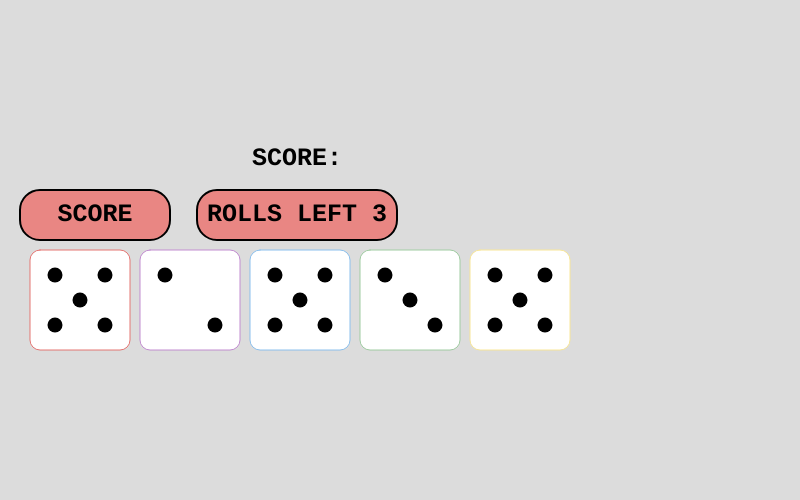
Frame 1 (no input)
Frame 60 (no input): identical to frame 1, image omitted
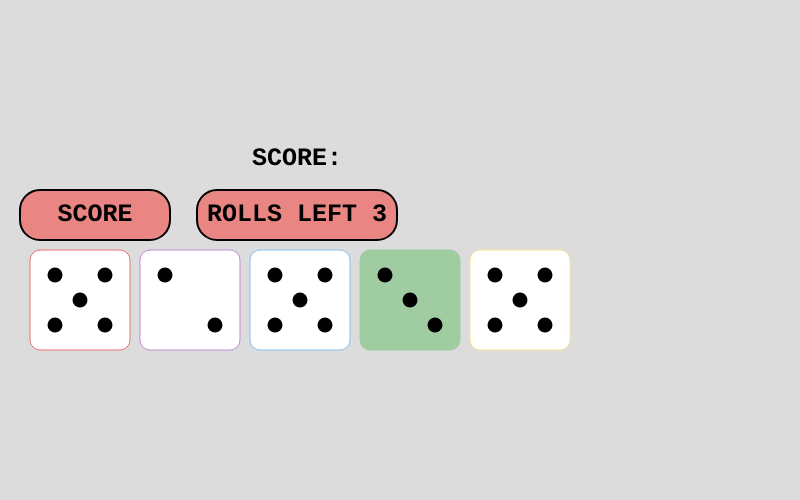
Frame 120 (the mouse pressed at the canvas centre since frame 60)

The p5.js sketch that drew these frames (run headless with seeded random() and noise() and a simulated clock; from frame 60 on, the mouse is pressed at the canvas centre):

// p5.js sketch
// ── sketch.js
var diceArray = []
var buttonArray = []
var gameStarted
var rollButton
var rollCount

function setup() {
  createCanvas(800, 500);
  gameStarted = false
  rollCount = 3
  scoreCalc = new Score()
  dice1 = new dice(30, 250, 100, 10, '#E47673', '#b65e5c' );
  diceArray.push(dice1);
  dice2 = new dice(140, 250, 100, 10, '#C28DD0', '#9b71a6');
  diceArray.push(dice2);
  dice3 = new dice(250, 250, 100, 10, '#8CC0ED', '#709abe');
  diceArray.push(dice3);
  dice4 = new dice(360, 250, 100, 10, '#A0CCA2', '#80a382');
  diceArray.push(dice4);
  dice5 = new dice(470, 250, 100, 10, '#F8E698', '#c6b87a');
  diceArray.push(dice5);
  rollButton = new Button(197, 190, 200, 50, 20, '#E98683', '#E66966', 'ROLLS LEFT ' + rollCount);
  buttonArray.push(rollButton);
  resetButton = new Button(425, 190, 150, 50, 20, '#E98683', '#E66966', 'RESET')
  buttonArray.push(resetButton)
  scoreButton = new Button(20, 190, 150, 50, 20, '#E98683', '#E66966', 'SCORE')
  buttonArray.push(scoreButton)
}

function draw() {
  background(220)
  rollButton.create()
  scoreButton.create()
  if(rollCount <= 0){
    resetButton.create()
  }
  for(let dice of diceArray){
    dice.createSquares();
    dice.drawDots();
  }
  text(scoreCalc.hand, 297, 125)
  text('SCORE:' , 297, 165)
}

function handleMouseOver(xPos, yPos, colour, wid, len){
  if(mouseX >= xPos & mouseX <= (xPos + len)){
      if(mouseY >= yPos & mouseY <= (yPos + wid)){
        fill(colour)
    }
  }
}

function mouseClicked(){
  if(mouseX >= rollButton.xPos & mouseX <= (rollButton.xPos + rollButton.buttonLength)){
    if(mouseY >= rollButton.yPos & mouseY <= rollButton.yPos + rollButton.buttonWidth){
      for(let dice of diceArray){
        //rerolls all unlocked dice as long as there are rolls left
        if(dice.locked === false & rollCount > 0){
        dice.chooseDots()
        }
      }
      if(rollCount > 0){
        rollCount -= 1
        rollButton.displayText = 'ROLLS LEFT ' + rollCount
      }
    }
  }
  
  for(let dice of diceArray){
    //locks dice face on mouse click
    if(mouseX >= dice.xPos & mouseX <= (dice.xPos + dice.size)){
      if(mouseY >= dice.yPos & mouseY <= (dice.yPos + dice.size)){
        if(dice.locked === false){
        dice.locked = true
        }
        else if (dice.locked === true){
        dice.locked = false
      }
      }
    }
  }
  
  if(mouseX >= resetButton.xPos & mouseX <= (resetButton.xPos + resetButton.buttonLength)){
    if(mouseY >= resetButton.yPos & mouseY <= (resetButton.yPos + resetButton.buttonWidth)){
      //resets the roll count and unlocks all dice
      rollCount = 3
      rollButton.displayText = 'ROLLS LEFT ' + rollCount
      for(let dice of diceArray){
        dice.locked = false
        dice.chooseDots()
      }
      scoreCalc.scoreReset()
    }
  }
  
  if(mouseX >= scoreButton.xPos & mouseX <= (scoreButton.xPos + scoreButton.buttonLength)){
    if(mouseY >= scoreButton.yPos & mouseY <= (scoreButton.yPos + scoreButton.buttonLength)){
      scoreCalc.scoreReset()
      scoreCalc.runScore()
    }
  }
}

// ── button_class.js
class Button{
  constructor(xPos, yPos, buttonLength, buttonWidth, radius, colour, mouseOverColour, displayText){
    this.xPos = xPos
    this.yPos = yPos
    this.buttonLength = buttonLength
    this.buttonWidth = buttonWidth
    this.radius = radius
    this.colour = colour
    this.mOColour = mouseOverColour
    this.displayText = displayText
  }
  
  create(){
    push()
    fill(this.colour)
    handleMouseOver(this.xPos, this.yPos, this.mOColour, this.buttonWidth, this.buttonLength)
    stroke('black')
    strokeWeight(2)
    this.shape = rect(this.xPos, this.yPos, this.buttonLength, this.buttonWidth, this.radius)
    pop()
    this.createText()
  }
  
  createText(){
    push()
    textFont('Courier New')
    textSize(25)
    textAlign(CENTER)
    textStyle(BOLD)
    this.buttonText = text(this.displayText, this.xPos + (this.buttonLength / 2), this.yPos + (this.buttonWidth / 1.60))
  }
}

// ── dice_class.js
class dice{
  constructor(xPos, yPos, size, radius, colour, lockedColour){
    this.xPos = xPos
    this.yPos = 250
    this.size = size
    this.radius = radius
    this.colour = colour
    this.lockedColour = lockedColour
    this.locked = false
    this.createDots()
    this.chooseDots()
  }
  
  createSquares(){
    if(rollCount === 0){
      this.locked = true
    }
    push()
    strokeWeight(1)
    stroke(this.colour)
    handleMouseOver(this.xPos, this.yPos, this.colour, this.size, this.size)
    if(this.locked === true){
      fill(this.lockedColour)
    }
    if(this.locked === true){
      this.yPos = 375
    }
    else{
      this.yPos = 250
    }
    square(this.xPos, this.yPos, this.size, this.radius)
    pop()
  }
  
  createDots(){
    if(this.locked === true){
      this.yPos = 375
    }
    else{
      this.yPos = 250
    }
    let dottl = [this.xPos + (this.size * 0.25), this.yPos + (this.size * 0.25)]
    let dottr = [this.xPos + (this.size * 0.75), this.yPos + (this.size * 0.25)]
    let dotml = [this.xPos + (this.size * 0.25), this.yPos + (this.size * 0.5)]
    let dotmm = [this.xPos + (this.size * 0.5), this.yPos + (this.size * 0.5)]
    let dotmr = [this.xPos + (this.size * 0.75), this.yPos + (this.size * 0.5)]
    let dotbl = [this.xPos + (this.size * 0.25), this.yPos + (this.size * 0.75)]
    let dotbr = [this.xPos + (this.size * 0.75), this.yPos + (this.size * 0.75)]
    this.roll1 = {
      dot1x : dotmm[0], 
      dot1y : dotmm[1]
    }
    
    this.roll2 = {
      dot1x : dottl[0],
      dot1y : dottl[1],
      dot2x : dotbr[0],
      dot2y : dotbr[1]
    }
    
    this.roll3 = {
      dot1x : dottl[0],
      dot1y : dottl[1],
      dot2x : dotmm[0], 
      dot2y : dotmm[1],
      dot3x : dotbr[0],
      dot3y : dotbr[1]
    }
    
    this.roll4 = {
      dot1x : dottl[0],
      dot1y : dottl[1],
      dot2x : dottr[0],
      dot2y : dottr[1],
      dot3x : dotbl[0],
      dot3y : dotbl[1],
      dot4x : dotbr[0],
      dot4y : dotbr[1]
    }
    
    this.roll5 = {
      dot1x : dottl[0],
      dot1y : dottl[1],
      dot2x : dottr[0],
      dot2y : dottr[1],
      dot3x : dotmm[0],
      dot3y : dotmm[1],
      dot4x : dotbl[0],
      dot4y : dotbl[1],
      dot5x : dotbr[0],
      dot5y : dotbr[1]
    }
    
    this.roll6 = {
      dot1x : dottl[0],
      dot1y : dottl[1],
      dot2x : dottr[0],
      dot2y : dottr[1],
      dot3x : dotml[0],
      dot3y : dotml[1],
      dot4x : dotmr[0],
      dot4y : dotmr[1],
      dot5x : dotbl[0],
      dot5y : dotbl[1],
      dot6x : dotbr[0],
      dot6y : dotbr[1]
    }
    
  }
  
  chooseDots(){
    let randomDots = floor(random(1, 7))
    //console.log(randomDots)
    if(randomDots === 1){
      this.assignedDots = this.roll1
      this.number = 1
    }
    if(randomDots === 2){
      this.assignedDots = this.roll2
      this.number = 2
    }
    if(randomDots === 3){
      this.assignedDots = this.roll3
      this.number = 3
    }
    if(randomDots === 4){
      this.assignedDots = this.roll4
      this.number = 4
    }
    if(randomDots === 5){
      this.assignedDots = this.roll5
      this.number = 5
    }
    if(randomDots === 6){
      this.assignedDots = this.roll6
      this.number = 6
    }
    console.log(this.number)
  }
  
  drawDots(){
    push()
    strokeWeight(15)
    if(this.locked === true){
      translate(0, 125)
    }
    if(this.assignedDots === this.roll1){
      point(this.roll1.dot1x, this.roll1.dot1y)
    }
    if(this.assignedDots === this.roll2){
      point(this.roll2.dot1x, this.roll2.dot1y)
      point(this.roll2.dot2x, this.roll2.dot2y)
    }
    if(this.assignedDots === this.roll3){
      point(this.roll3.dot1x, this.roll3.dot1y)
      point(this.roll3.dot2x, this.roll3.dot2y)
      point(this.roll3.dot3x, this.roll3.dot3y)
    }
    if(this.assignedDots === this.roll4){
      point(this.roll4.dot1x, this.roll4.dot1y)
      point(this.roll4.dot2x, this.roll4.dot2y)
      point(this.roll4.dot3x, this.roll4.dot3y)
      point(this.roll4.dot4x, this.roll4.dot4y)
    }
    if(this.assignedDots === this.roll5){
      point(this.roll5.dot1x, this.roll5.dot1y)
      point(this.roll5.dot2x, this.roll5.dot2y)
      point(this.roll5.dot3x, this.roll5.dot3y)
      point(this.roll5.dot4x, this.roll5.dot4y)
      point(this.roll5.dot5x, this.roll5.dot5y)
    }
    if(this.assignedDots === this.roll6){
      point(this.roll6.dot1x, this.roll6.dot1y)
      point(this.roll6.dot2x, this.roll6.dot2y)
      point(this.roll6.dot3x, this.roll6.dot3y)
      point(this.roll6.dot4x, this.roll6.dot4y)
      point(this.roll6.dot5x, this.roll6.dot5y)
      point(this.roll6.dot6x, this.roll6.dot6y)
    }
    pop()
  }
  
}

// ── score_calculator.js
class Score {
  constructor(){
    this.scoreReset()
  }
  
  scoreReset(){
    this.rollCountArray = []
    this.rollNumberArray = []
    this.score = 'ROLL TO SCORE'
    this.oneCount = 0
    this.twoCount = 0
    this.threeCount = 0
    this.fourCount = 0
    this.fiveCount = 0
    this.sixCount = 0
  }

  runScore(){
    for(let dice of diceArray){
      this.rollNumberArray.push(dice.number)
    }
    this.createScore()
  }
  
  createScore(){
    this.createCount()
    console.log(this.rollCountArray)
    for(let count of this.rollCountArray){
      if(count === 3){
        this.score = '3 OF A KIND'
      }
      else if(count === 4){
        this.score = '4 OF A KIND'
      }
      else if(count === 5){
        this.score = 'YAHTZEE'
      }
    }
    if(this.rollCountArray.includes(2) & this.rollCountArray.includes(3)){
      this.score = 'FULL HOUSE'
    }
  }
  
  createCount(){
    for(let number of this.rollNumberArray){
      if(number === 1){
        this.oneCount ++
      }
      if(number === 2){
        this.twoCount ++
      }
      if(number === 3){
        this.threeCount ++
      }
      if(number === 4){
        this.fourCount ++
      }
      if(number === 5){
        this.fiveCount ++
      }
      if(number === 6){
        this.sixCount ++
      }
    }
    this.rollCountArray.push(this.oneCount, this.twoCount, this.threeCount, this.fourCount, this.fiveCount, this.sixCount)
  }
}
